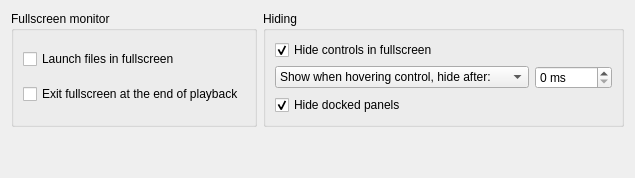
         <widget class="QWidget" name="fullscreenPage">
          <layout class="QGridLayout" name="fullscreenPageLayout" columnstretch="1,0">
           <item row="0" column="1">
            <widget class="QGroupBox" name="fullscreenHidingBox">
             <property name="title">
              <string>Hiding</string>
             </property>
             <layout class="QGridLayout" name="fullscreenHidingBoxLayout">
              <item row="1" column="1">
               <widget class="QSpinBox" name="fullscreenShowWhenDuration">
                <property name="showGroupSeparator" stdset="0">
                 <bool>true</bool>
                </property>
                <property name="suffix">
                 <string notr="true"> ms</string>
                </property>
                <property name="maximum">
                 <number>5000</number>
                </property>
               </widget>
              </item>
              <item row="2" column="0" colspan="2">
               <widget class="QCheckBox" name="fullscreenHidePanels">
                <property name="text">
                 <string>Hide docked panels</string>
                </property>
                <property name="checked">
                 <bool>true</bool>
                </property>
               </widget>
              </item>
              <item row="0" column="0" colspan="2">
               <widget class="QCheckBox" name="fullscreenHideControls">
                <property name="text">
                 <string>Hide controls in fullscreen</string>
                </property>
                <property name="checked">
                 <bool>true</bool>
                </property>
               </widget>
              </item>
              <item row="1" column="0">
               <widget class="QComboBox" name="fullscreenShowWhen">
                <property name="currentIndex">
                 <number>2</number>
                </property>
                <item>
                 <property name="text">
                  <string>Never show</string>
                 </property>
                </item>
                <item>
                 <property name="text">
                  <string>Show when moving the cursor, hide after:</string>
                 </property>
                </item>
                <item>
                 <property name="text">
                  <string>Show when hovering control, hide after:</string>
                 </property>
                </item>
               </widget>
              </item>
             </layout>
            </widget>
           </item>
           <item row="0" column="0">
            <widget class="QGroupBox" name="fullscreenMonitorBox">
             <property name="title">
              <string>Fullscreen monitor</string>
             </property>
             <layout class="QVBoxLayout" name="fullscreenMonitorBoxLayout">
              <item>
               <layout class="QHBoxLayout" name="fullscreenMonitorLayout"/>
              </item>
              <item>
               <widget class="QCheckBox" name="fullscreenLaunch">
                <property name="text">
                 <string>Launch files in fullscreen</string>
                </property>
               </widget>
              </item>
              <item>
               <widget class="QCheckBox" name="fullscreenWindowedAtEnd">
                <property name="text">
                 <string>Exit fullscreen at the end of playback</string>
                </property>
               </widget>
              </item>
             </layout>
            </widget>
           </item>
           <item row="1" column="0">
            <spacer name="verticalSpacer_6">
             <property name="orientation">
              <enum>Qt::Orientation::Vertical</enum>
             </property>
             <property name="sizeHint" stdset="0">
              <size>
               <width>20</width>
               <height>40</height>
              </size>
             </property>
            </spacer>
           </item>
          </layout>
         </widget>
